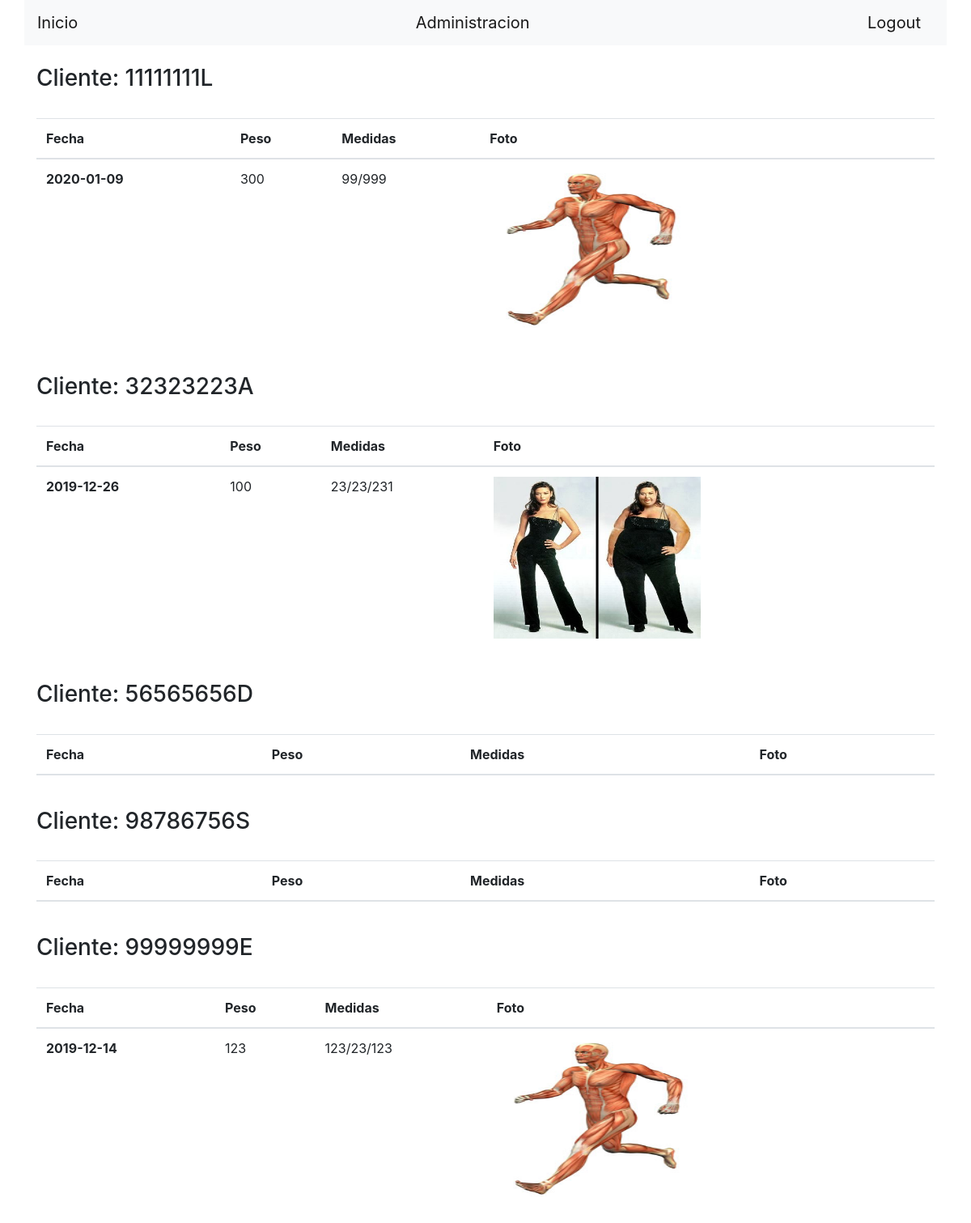
The app's page /resumen.php (signed in) with its own data.
### tables this page shows
CREATE TABLE `progreso` (
  `codProgreso` int(10) NOT NULL,
  `imagen` varchar(100) DEFAULT NULL,
  `peso` float NOT NULL,
  `medidas` varchar(20) NOT NULL,
  `fecha` date NOT NULL,
  `dni` varchar(9) NOT NULL
);

### daoMySQL.php (the view, shortened to what this page needs)
<?php
function getConnection() {
    $conex = mysqli_connect('localhost', 'root', '') or die(mysqli_error($conex));
    mysqli_select_db($conex, "motofitness") or die(mysqli_error($conex));
    return $conex;
}
function getProgreso($dni) {
    $conex = getConnection();
    $query = "SELECT fecha, peso, medidas, imagen
            FROM `progreso`
            WHERE dni = '$dni'
            ORDER BY `progreso`.`fecha` DESC ";
    $result = mysqli_query($conex, $query)
            or die(mysqli_error($conex));
    if ((mysqli_num_rows($result) != 0)) {
        $tabla = "";
        while ($fila = mysqli_fetch_array($result)) {
            $tabla = $tabla . "<tr>
            <th>" . $fila['fecha'] . "</th>
            <td>" . $fila['peso'] . "</td>
            <td>" . $fila['medidas'] . "</td>
            <td><img src='" . $fila['imagen'] . "' width='256' height='200' /></td>
          </tr>";
        }
        return $tabla;
    } else {
        return "";
    }
}
function getClientes($numempleado) {
    $conex = getConnection();
    $query = "SELECT * FROM `lineaempleado` WHERE numeroempleado = $numempleado ";
    $result = mysqli_query($conex, $query)
            or die(mysqli_error($conex));
    while ($fila = mysqli_fetch_array($result)) {
        $clientes[$fila['dni']] = $fila['dni'];
    }
    return $clientes;
}

### resumen.php (shortened to what this page needs)
<!DOCTYPE html>
<html>
    <head>
        <link href="//maxcdn.bootstrapcdn.com/bootstrap/4.1.1/css/bootstrap.min.css" rel="stylesheet" id="bootstrap-css">
    </head>
    <body>
        <div class="container">
            <nav class='navbar navbar-light bg-light row'>
                <?php
                include "daoMySQL.php";
                if ($_SESSION['resLogin'] == "cliente" || $_SESSION['resLogin'] == "empleado") {
                    print("
                            <a class='navbar-brand' href='index.php'>Inicio</a>");
                    if ($_SESSION['resLogin'] == "empleado") {
                        print("<a class='navbar-brand' href='admin.php'>Administracion</a>");
                    }
                    if ($_SESSION['resLogin'] == "cliente") {
                        print("<a class='navbar-brand' href='ampliarplan.php'>Ampliar plan</a>"
                                . "<a class='navbar-brand' href='logout.php'>Logout</a>");
                    } else {
                        print("<a class='navbar-brand' href='logout.php'>Logout</a>");
                    }
                }
                ?>
            </nav>
            <?php
            if ($_SESSION['resLogin'] == "cliente") {
                print("<table class='table'>
                <thead>
                    <tr>
                        <th scope='col'>Fecha</th>
                        <th scope='col'>Peso</th>
                        <th scope='col'>Medidas</th>
                        <th scope='col'>Foto</th>
                    </tr>
                </thead>
                <tbody>");
                print(getProgreso($_SESSION['dni']));
                print("</tbody>");
            } else if ($_SESSION['resLogin'] == "empleado") {
                $numempleado = $_SESSION['dni'];
                $clientes = getClientes($numempleado);
                foreach ($clientes as $cliente) {
                    print("<br><h3>Cliente: $cliente</h3><br>");
                    print("<table class='table'>
                <thead>
                    <tr>
                        <th scope='col'>Fecha</th>
                        <th scope='col'>Peso</th>
                        <th scope='col'>Medidas</th>
                        <th scope='col'>Foto</th>
                    </tr>
                </thead>
                <tbody>");
                    print(getProgreso($cliente));
                    print("</tbody></table>");
                }
            }
            ?>
    </div>
</body>
</html>

### records on screen
progreso: cliente "11111111L", fecha "2020-01-09", peso "300", medidas "99/999", imagen (picture)
progreso: cliente "32323223A", fecha "2019-12-26", peso "100", medidas "23/23/231", imagen (picture)
progreso: cliente "99999999E", fecha "2019-12-14", peso "123", medidas "123/23/123", imagen (picture)

### other values on screen
$cliente "56565656D"
$cliente "98786756S"
